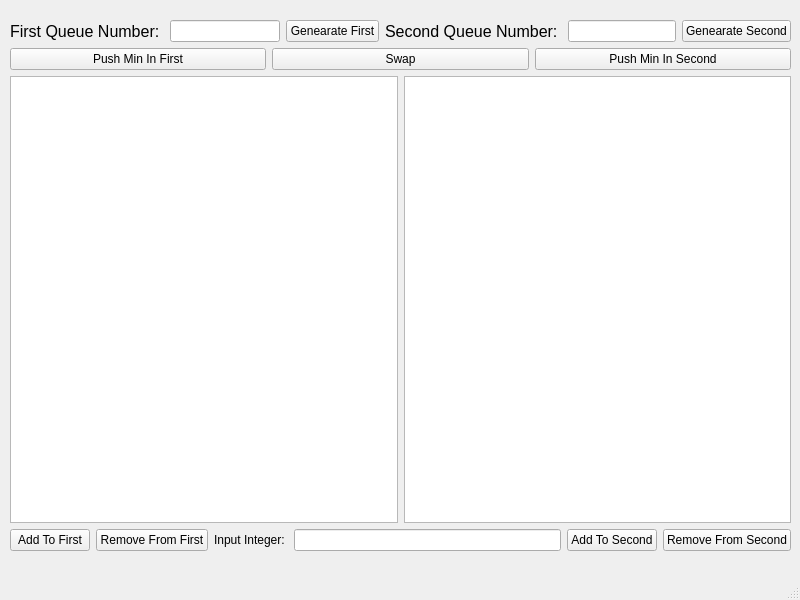
<?xml version="1.0" encoding="UTF-8"?>
<ui version="4.0">
 <class>MainWindow</class>
 <widget class="QMainWindow" name="MainWindow">
  <property name="geometry">
   <rect>
    <x>0</x>
    <y>0</y>
    <width>800</width>
    <height>600</height>
   </rect>
  </property>
  <property name="windowTitle">
   <string>MainWindow</string>
  </property>
  <widget class="QWidget" name="centralwidget">
   <widget class="QWidget" name="layoutWidget">
    <property name="geometry">
     <rect>
      <x>10</x>
      <y>20</y>
      <width>781</width>
      <height>531</height>
     </rect>
    </property>
    <layout class="QVBoxLayout" name="verticalLayout_2">
     <item>
      <layout class="QVBoxLayout" name="verticalLayout">
       <item>
        <layout class="QGridLayout" name="gridLayout_2">
         <item row="0" column="0">
          <layout class="QHBoxLayout" name="horizontalLayout_4">
           <item>
            <widget class="QLabel" name="label">
             <property name="font">
              <font>
               <pointsize>12</pointsize>
              </font>
             </property>
             <property name="text">
              <string>First Queue Number: </string>
             </property>
            </widget>
           </item>
           <item>
            <widget class="QLineEdit" name="textNumberFirst"/>
           </item>
           <item>
            <widget class="QPushButton" name="buttonGenerateFirst">
             <property name="text">
              <string>Genearate First</string>
             </property>
            </widget>
           </item>
          </layout>
         </item>
         <item row="0" column="1">
          <layout class="QHBoxLayout" name="horizontalLayout_5">
           <item>
            <widget class="QLabel" name="label_2">
             <property name="font">
              <font>
               <pointsize>12</pointsize>
              </font>
             </property>
             <property name="text">
              <string>Second Queue Number: </string>
             </property>
            </widget>
           </item>
           <item>
            <widget class="QLineEdit" name="textNumberSecond"/>
           </item>
           <item>
            <widget class="QPushButton" name="buttonGenerateSecond">
             <property name="text">
              <string>Genearate Second</string>
             </property>
            </widget>
           </item>
          </layout>
         </item>
        </layout>
       </item>
       <item>
        <layout class="QHBoxLayout" name="horizontalLayout_6">
         <item>
          <widget class="QPushButton" name="buttonMinFirst">
           <property name="text">
            <string>Push Min In First</string>
           </property>
          </widget>
         </item>
         <item>
          <widget class="QPushButton" name="buttonSwap">
           <property name="text">
            <string>Swap</string>
           </property>
          </widget>
         </item>
         <item>
          <widget class="QPushButton" name="buttonMinSecond">
           <property name="text">
            <string>Push Min In Second</string>
           </property>
          </widget>
         </item>
        </layout>
       </item>
      </layout>
     </item>
     <item>
      <layout class="QGridLayout" name="gridLayout">
       <item row="0" column="0">
        <widget class="QListWidget" name="listFirst"/>
       </item>
       <item row="0" column="1">
        <widget class="QListWidget" name="listSecond"/>
       </item>
       <item row="1" column="0" colspan="2">
        <layout class="QHBoxLayout" name="horizontalLayout_3">
         <item>
          <layout class="QHBoxLayout" name="horizontalLayout">
           <item>
            <widget class="QPushButton" name="buttonAddFirst">
             <property name="text">
              <string>Add To First</string>
             </property>
            </widget>
           </item>
           <item>
            <widget class="QPushButton" name="buttonRemoveFirst">
             <property name="text">
              <string>Remove From First</string>
             </property>
            </widget>
           </item>
          </layout>
         </item>
         <item>
          <widget class="QLabel" name="label_3">
           <property name="text">
            <string>Input Integer: </string>
           </property>
          </widget>
         </item>
         <item>
          <widget class="QLineEdit" name="textValue"/>
         </item>
         <item>
          <layout class="QHBoxLayout" name="horizontalLayout_2">
           <item>
            <widget class="QPushButton" name="buttonAddSecond">
             <property name="text">
              <string>Add To Second</string>
             </property>
            </widget>
           </item>
           <item>
            <widget class="QPushButton" name="buttonRemoveSecond">
             <property name="text">
              <string>Remove From Second</string>
             </property>
            </widget>
           </item>
          </layout>
         </item>
        </layout>
       </item>
      </layout>
     </item>
    </layout>
   </widget>
  </widget>
  <widget class="QMenuBar" name="menubar">
   <property name="geometry">
    <rect>
     <x>0</x>
     <y>0</y>
     <width>800</width>
     <height>23</height>
    </rect>
   </property>
  </widget>
  <widget class="QStatusBar" name="statusbar"/>
 </widget>
 <resources/>
 <connections/>
</ui>
